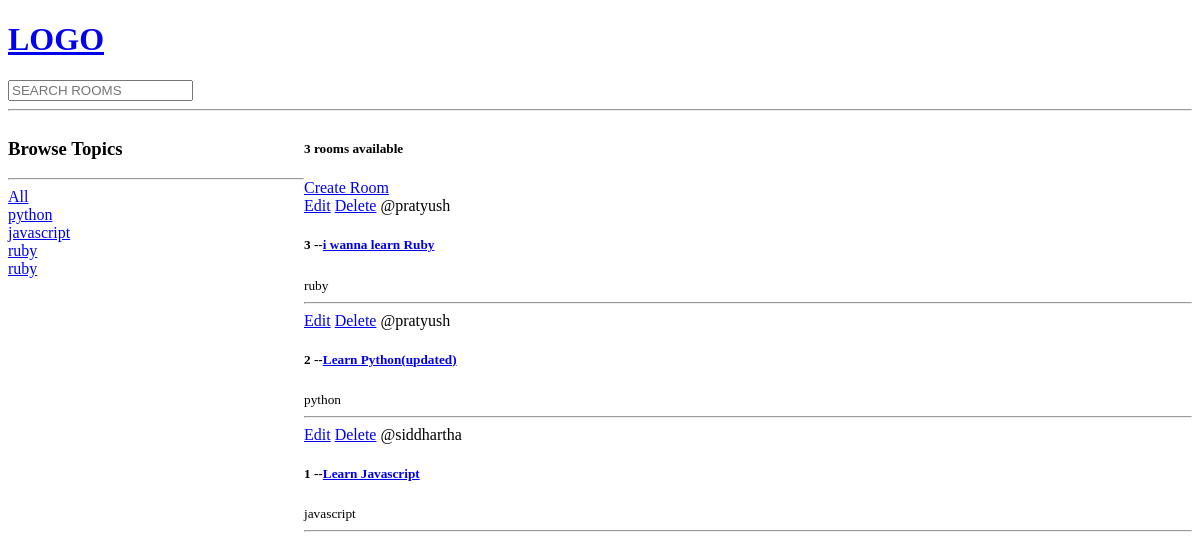
/, run on an earlier commit of the app's database.
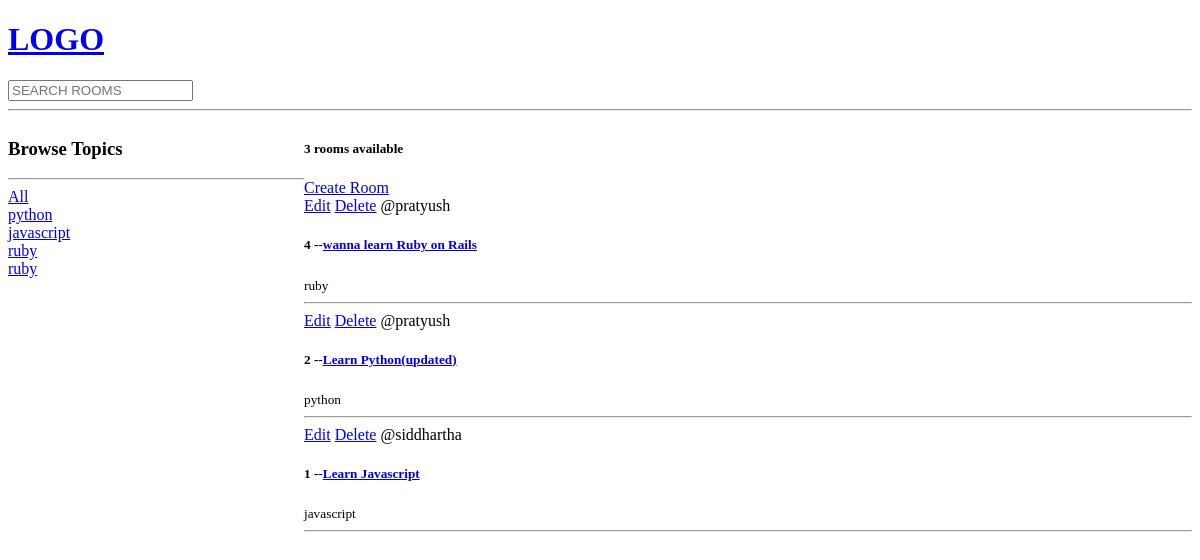
And on a later commit of the database.
### base/models.py (models this page shows, shortened)
class Topic(models.Model):
    name=models.CharField(max_length=200)

class Room(models.Model):
    host=models.ForeignKey(User,on_delete=models.SET_NULL,null=True)
    topic=models.ForeignKey(Topic,on_delete=models.SET_NULL,null=True)
    name=models.CharField(max_length=100)
    decription=models.TextField(null=True,blank=True)
    updated=models.DateTimeField(auto_now=True)
    created=models.DateTimeField(auto_now_add=True)
    class Meta:
        ordering=['-created','-updated']

### base/views.py (the view)
# urls.py: path('',views.home,name="home"),
def home(request):
    q=request.GET.get('q') if request.GET.get('q') != None else ''
    rooms=Room.objects.filter(
        Q(topic__name__icontains=q) |
        Q(name__icontains=q) |
        Q(decription__icontains=q)
        )
    room_count=rooms.count()
    topics=Topic.objects.all()
    context={'rooms':rooms,'topics':topics,'room_count':room_count}
    return render(request,'base/home.html',context)

### base/templates/base/home.html (shortened to what this page needs)
{% extends 'main.html' %}
{% block content %}
<div class="home-container">
    <div>
        <h3>Browse Topics</h3>
        <hr>
        <div>
            <a href="{% url 'home' %}">All</a>
        </div>
        {% for topic in topics %}
            <div>
                <a href="{% url 'home' %}?q={{topic.name}}">{{topic.name}}</a>
            </div>
        {% endfor %}
    </div>
    <div>
        <h5>{{room_count}} rooms available</h5>
        <a href="{% url 'create-room' %}">Create Room</a>
    <div>
        {% for room in rooms %}
        <div>
            <a href="{% url 'update-room' room.id %}">Edit</a>
            <a href="{% url 'delete-room' room.id %}">Delete</a>
            <span>@{{room.host.username}}</span>
            <h5>{{room.id}} --<a href="{% url 'room' room.id %}">{{room.name}}</a></h5>
            <small>{{room.topic.name}}</small>
            <hr>
        </div>
        {% endfor %}
    </div>
    </div>
</div>
{% endblock content %}

### templates/main.html (shortened to what this page needs)
<!DOCTYPE html>
<html>
<head>
</head>
<body>
    {% include 'navbar.html' %}
    {% block content %}
    {% endblock  %}
</body>
</html>

### templates/navbar.html
<a href="/">
    <h1>
        LOGO
    </h1>
</a>
<form method="GET" action="{% url 'home' %}">
    <input type="text" name="q" placeholder="SEARCH ROOMS">
</form>
<hr>

### base/templates/base/home.html (style rules this page uses)
.home-container { display:grid; grid-template-columns: 1fr 3fr; }

What changed in the data, as far as the page shows it:
removed Room: host.username "pratyush", id "3", name "i wanna learn Ruby", topic.name "ruby"
added Room: host.username "pratyush", id "4", name "wanna learn Ruby on Rails", topic.name "ruby"
